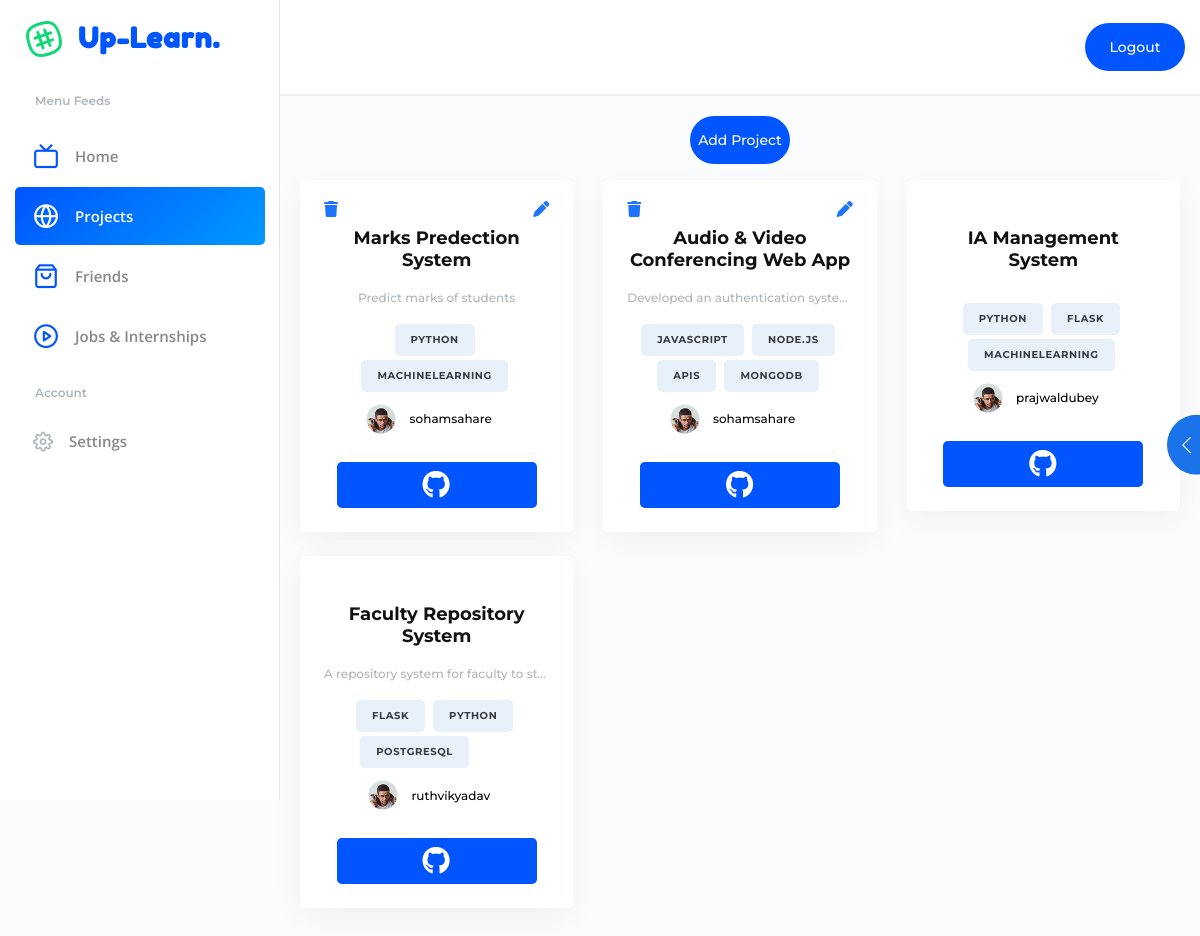
Screenshot of /projects (signed in) with the database file from the repository.
### models.py (models this page shows, shortened)
class ProjectsModel(UserMixin, db.Model):
    __tablename__ = 'projects'
    id = db.Column(db.Integer, primary_key=True)
    name = db.Column(db.String(50))
    description = db.Column(db.Text)
    tags = db.Column(db.Text)
    link = db.Column(db.String(100))
    user_id = db.Column(db.Integer)
    user_name = db.Column(db.String(100))

class UserModel(UserMixin, db.Model):
    __tablename__ = 'users'
    id = db.Column(db.Integer, primary_key=True)
    first_name = db.Column(db.String(100))
    last_name = db.Column(db.String(100))
    name = db.Column(db.String(100))
    email = db.Column(db.String(80), unique=True)
    phone = db.Column(db.String(100))
    password_hash = db.Column(db.String())
    title = db.Column(db.Text)
    about_me = db.Column(db.Text)
    facebook = db.Column(db.String(100))
    linkedin = db.Column(db.String(100))
    github = db.Column(db.String(100))
    instagram = db.Column(db.String(100))
    profile_pic = db.Column(db.String(15))

### views/projects/views.py (the view, shortened to what this page needs)
@projects_.route("/projects", methods = ["GET", "POST"])
@login_required
def projects():
    id = session["id"]
    username = session["username"]
    projects = ProjectsModel.query.all()[::-1]
    user = UserModel.query.filter_by(name = session["username"]).first()
    all_users = UserModel.query.all()
    data = {
        "username": username,
        "projects": projects,
        "my_id": int(id),
        "user": user,
        "all_users": all_users
    }
    return render_template("projects/projects.html", data=data)

### models.py (called while the page is built)
@login.user_loader
def load_user(id):
    return UserModel.query.get(int(id))

### templates/projects/projects.html (shortened to what this page needs)
<!DOCTYPE html>
<html lang="en">
<head>
    <link rel="stylesheet" href="{{ url_for('static', filename='css/themify-icons.css') }}">
    <link rel="stylesheet" href="{{ url_for('static', filename='css/feather.css') }}">
    <link rel="stylesheet" href="{{ url_for('static', filename='css/style.css') }}">
</head>
<body class="color-theme-blue mont-font scroll-bar">
    <div class="main-wrapper">
        <nav class="navigation scroll-bar">
            <div class="container pl-0 pr-0">
                <div class="nav-content">
                    <div class="nav-top">
                        <a href="/"><i class="feather-slack text-success display1-size mr-3 ml-3"></i><span class="d-inline-block fredoka-font ls-3 fw-600 text-current font-xl logo-text mb-0">Up-Learn. </span> </a>
                    </div>
                    <div class="nav-caption fw-600 font-xssss text-grey-500"><span>Menu </span>Feeds</div>
                    <ul class="mb-3">
                        <li><a href="/" class="nav-content-bttn open-font" data-tab="chats"><i class="feather-tv mr-3"></i><span>Home</span></a></li>
                        <li><a href="/projects" class="active nav-content-bttn open-font" data-tab="favorites"><i class="feather-globe mr-3"></i><span>Projects</span></a></li>
                        <li><a href="/friends" class="nav-content-bttn open-font" data-tab="friends"><i class="feather-shopping-bag mr-3"></i><span>Friends</span></a></li>
                        <li><a href="/jobs-internships" class="nav-content-bttn open-font" data-tab="favorites"><i class="feather-play-circle mr-3"></i><span>Jobs & Internships</span></a></li>
                    </ul>
                    <div class="nav-caption fw-600 font-xssss text-grey-500"> Account</div>
                    <ul class="mb-3">
                        <li><a href="/settings" class="nav-content-bttn open-font h-auto pt-2 pb-2"><i class="font-sm feather-settings mr-3 text-grey-500"></i><span>Settings</span></a></li>
                    </ul>
                </div>
            </div>
        </nav>
        <div class="main-content">
            <div class="middle-sidebar-header bg-white">
                <ul class="d-flex ml-auto right-menu-icon">
                    <a href="/authentication/logout" class="header-btn bg-current fw-500 text-white font-xsss p-2 lh-32 w100 text-center d-inline-block rounded-xl">Logout</a>
                </ul>
            </div>
            <div class="middle-sidebar-bottom">
                <div class="middle-sidebar-left">
                    <div class="row">
                        <div class="col-xl-12 col-lg-12 col-md-12 text-center mb-3">
                            <a href="#" class="header-btn bg-current fw-500 text-white font-xsss p-2 lh-32 w100 text-center d-inline-block rounded-xl" data-toggle="modal" data-target="#ModalAddProject">Add Project</a>
                        </div>
                        {% for i in data.projects %}
                            <div class="col-xl-4 col-lg-6 col-md-6" >
                                <div class="card mb-4 d-block w-100 shadow-xss rounded-lg p-xxl-5 p-4 border-0 text-center">
                                    {% if i.user_id == data.my_id %}
                                        <a href="#" class="position-absolute right-0 mr-4 top-0 mt-3" data-toggle="modal" data-target="#ModalEditProject{{ i.id }}" ><i class="fas fa-pen"></i> <a>
                                        <a href="/project/delete/{{ i.id }}" class="position-absolute left-0 ml-4 top-0 mt-3"><i class="fas fa-trash"></i> <a>
                                    {% endif %}
                                    <a href="/project/{{ i.id }}"><h4 class="fw-700 font-xs mt-4">{{ i.name }}</h4></a>
                                    <p class="fw-500 font-xssss text-grey-500 mt-3" style="white-space: nowrap; overflow: hidden; text-overflow: ellipsis; max-width: 100%;">{{ i.description }}</p>
                                    {% for j in i.tags.split(" ") %}
                                        <span class="font-xsssss fw-700 pl-3 pr-3 lh-32 text-uppercase rounded-lg ls-2 bg-lightblue d-inline-block text-grey-800 mb-1 mr-1">{{ j }}</span>
                                    {% endfor %}
                                    <ul class="memberlist mt-2 mb-1">
                                        {% for j in data.all_users %}
                                            {% if j.name == i.user_name %}
                                                <li><a href="#"><img src="{{ url_for('static', filename='Uploads/profile-picture/'+j.profile_pic) if j.profile_pic is not none else url_for('static', filename='images/user-6.png') }}" alt="user" class="w30 d-inline-block"></a></li>
                                            {% endif %}
                                        {% endfor %}
                                            <li class="pl-4 w-auto"><a href="/user-profile/{{ i.user_name }}" class="fw-500  font-xssss" style="color: black;">{{ i.user_name }}</a></li>
                                    </ul>
                                    <a href="{{ i.link }}" target="_blank" class="p-2 mt-4 d-inline-block text-white fw-700 lh-30 rounded-lg w200 text-center font-xl ls-3 bg-current"><i class="fab fa-github"></i></a>
                                </div>
                            </div>
                        {% endfor %}
                    </div>
                </div>
                <button class="btn btn-circle text-white btn-neutral sidebar-right">
                    <i class="ti-angle-left"></i>
                </button>
            </div>
        </div>
    </div>
</body>
</html>

### static/css/feather.css (style rules this page uses)
[class^="feather-"], [class*=" feather-"] { font-family: 'feather' !important; speak: none; font-style: normal; font-weight: normal; font-variant: normal; text-transform: none; line-height: 1; -webkit-font-smoothing: antialiased; -moz-osx-font-smoothing: grayscale; }
.feather-globe:before { content: "\e972"; }
.feather-play-circle:before { content: "\e9b0"; }
.feather-settings:before { content: "\e9c4"; }
.feather-shopping-bag:before { content: "\e9c9"; }
.feather-slack:before { content: "\e9cf"; }
.feather-tv:before { content: "\e9e9"; }

### rows the page displays
ProjectsModel: name "Marks Predection System", description "Predict marks of students", j "PYTHON" "MACHINELEARNING", user_name "sohamsahare"
ProjectsModel: name "Audio & Video Conferencing Web App", description "Developed an authentication syste…", j "JAVASCRIPT" "NODE.JS" "APIS" "MONGODB", user_name "sohamsahare"
ProjectsModel: name "IA Management System", j "PYTHON" "FLASK" "MACHINELEARNING", user_name "prajwaldubey"
ProjectsModel: name "Faculty Repository System", description "A repository system for faculty to st…", j "FLASK" "PYTHON" "POSTGRESQL", user_name "ruthvikyadav"
